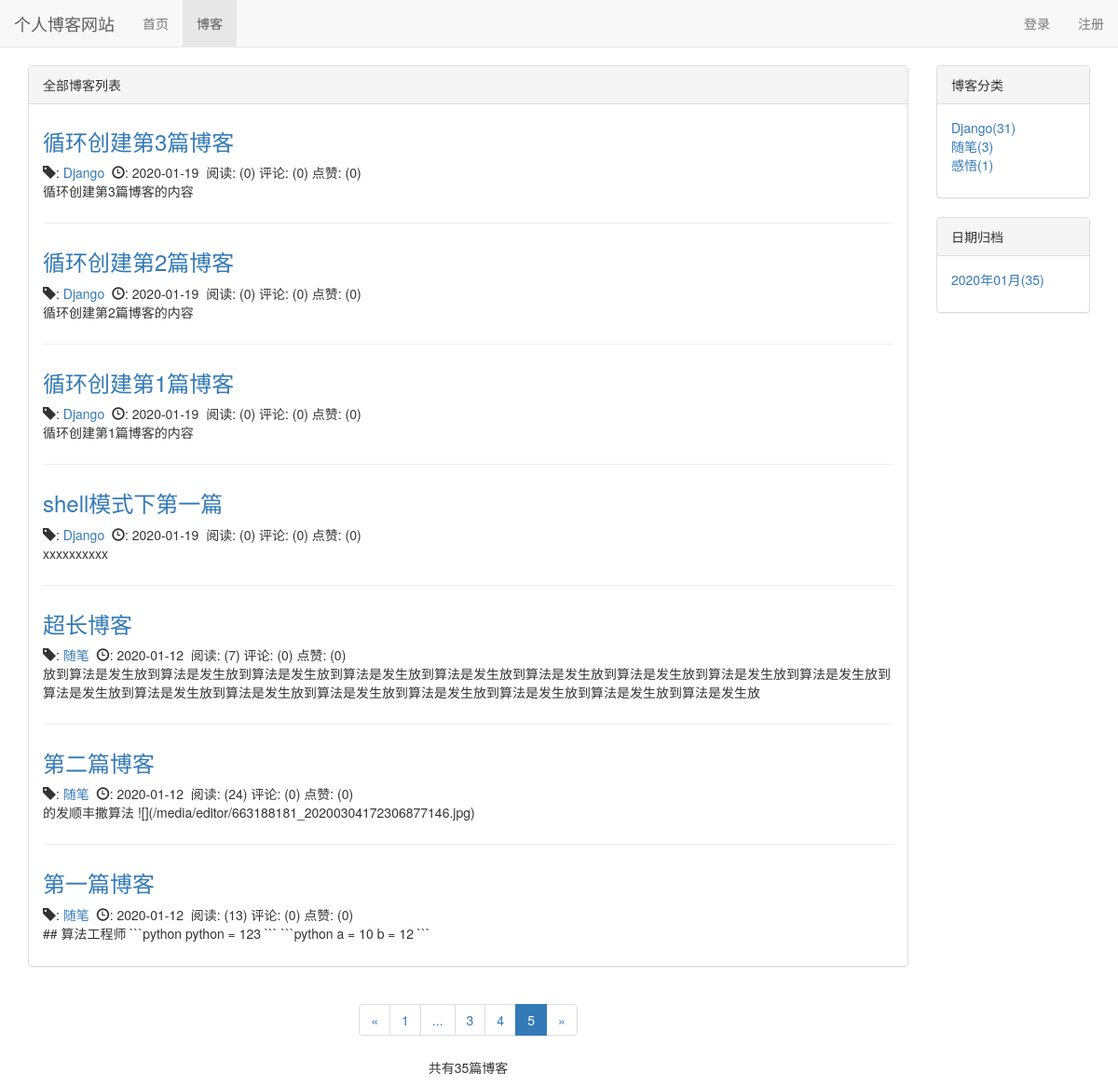
Before: /blog/?page=5 with the older database file.
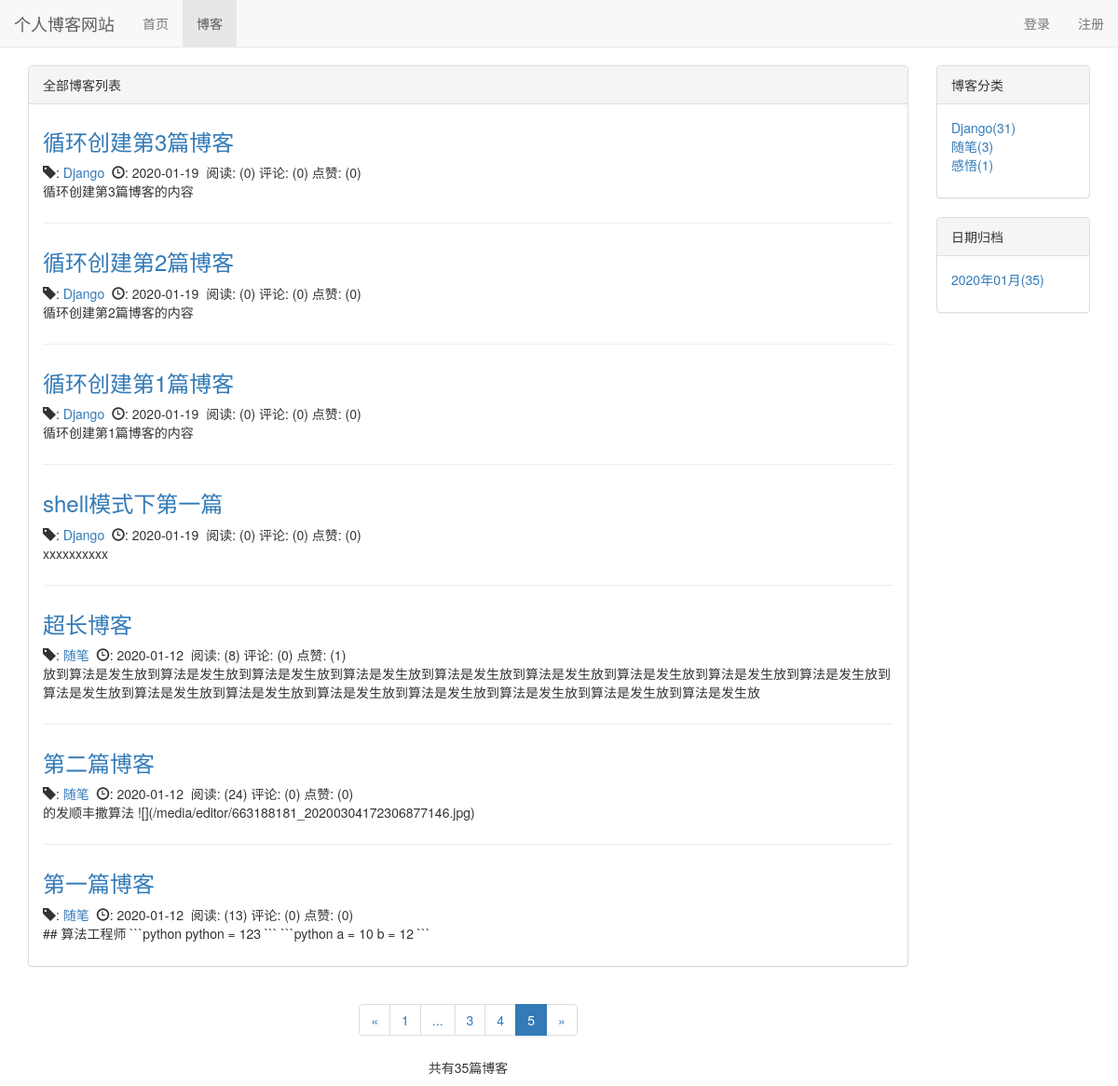
After: the same page with the newer database file.
### blog/models.py (models this page shows, shortened)
class Blog(models.Model, ReadNumExpandMethod):
    title = models.CharField(max_length=30)
    blog_type = models.ForeignKey(BlogType, on_delete=models.DO_NOTHING)
    content = MDTextField()
    author = models.ForeignKey(User, on_delete=models.DO_NOTHING)
    read_details = GenericRelation(ReadDetail)
    create_time = models.DateTimeField(auto_now_add=True)
    last_updated_time = models.DateTimeField(auto_now=True)
    class Meta:
        ordering = ['-create_time']

class BlogType(models.Model):
    type_name = models.CharField(max_length=15)
    def __str__(self):
        return self.type_name

### read_statistics/models.py (models this page shows)
class ReadNum(models.Model):
    read_num = models.IntegerField(default=0)
    content_type = models.ForeignKey(ContentType, on_delete=models.DO_NOTHING)
    object_id = models.PositiveIntegerField()
    content_object = GenericForeignKey('content_type', 'object_id')

### likes/models.py (models this page shows)
class LikeCount(models.Model):
    liked_num = models.IntegerField(default=0)
    content_type = models.ForeignKey(ContentType, on_delete=models.DO_NOTHING)
    object_id = models.PositiveIntegerField()
    content_object = GenericForeignKey('content_type', 'object_id')

### blog/views.py (the view)
# urls.py: path('', views.blog_list, name="blog_list"),
def blog_list(request):
    blogs_all_list = Blog.objects.all()
    context = get_blog_list_common_data(request, blogs_all_list)
    return render(request, "blog/blog_list.html", context)

### blog/templatetags/comment_tags.py (called while the page is built)
@register.simple_tag
def get_comment_count(obj):
    content_type = ContentType.objects.get_for_model(obj)
    return Comment.objects.filter(content_type=content_type, object_id=obj.pk).count()

### blog/templatetags/likes_tags.py (called while the page is built)
@register.simple_tag
def get_like_count(obj):
    content_type = ContentType.objects.get_for_model(obj)
    like_count, created = LikeCount.objects.get_or_create(content_type=content_type, object_id=obj.pk)
    return like_count.liked_num

### read_statistics/models.py (called while the page is built)
    def read_num(self):
        try:
            ct = ContentType.objects.get_for_model(self)
            readnum = ReadNum.objects.get(content_type=ct, object_id=self.pk)
            return readnum.read_num
        except exceptions.ObjectDoesNotExist:
            return 0

### user/context_processors.py (called while the page is built)
def login_modal_form(request):
    return {'login_modal_form': LoginForm()}

### blog/templates/blog/blog_list.html (shortened to what the changed rows need)
{% extends 'base.html' %}
{% load staticfiles %}
{% load comment_tags %}
{% load likes_tags %}
{% block header_extends %}<link rel="stylesheet" href="{% static 'blog.css' %}">{% endblock %}
{% block content %}
    <div class="container">
        <div class="row">
            <div class="col-xs-12 col-sm-8 col-md-9 col-lg-10">
                <div class="panel panel-default">
                    <div class="panel-body">
                        {% for blog in page_of_blogs.object_list %}
                            <div class="blog">
                                <h3><a href="{% url 'blog_detail' blog.pk %}">{{ blog.title }}</a></h3>
                                <p class="blog-info">
                                    <span class="glyphicon glyphicon-tag"></span>:
                                    <a href="{% url 'blogs_with_type' blog.blog_type.pk %}">{{ blog.blog_type }}</a>&nbsp;
                                    <span class="glyphicon glyphicon-time"></span>:
                                    {{ blog.create_time|date:"Y-m-d"}}&nbsp;
                                    阅读: ({{ blog.read_num }})
                                    评论: ({% get_comment_count blog %})
                                    点赞: ({% get_like_count blog %})
                                </p>
                                <p>{{ blog.content|truncatechars:120|safe }}</p>
                            </div>
                        {% empty %}
                            <div class="blog">
                                <h3>暂无博客, 敬请期待</h3>
                            </div>
                        {% endfor %}
                    </div>
                </div>
            </div>
        </div>
    </div>
{% endblock %}

Changed rows visible on the page:
changed through a linked row, Blog "超长博客": read_num "7" → "8"; id.liked_num "0" → "1"
